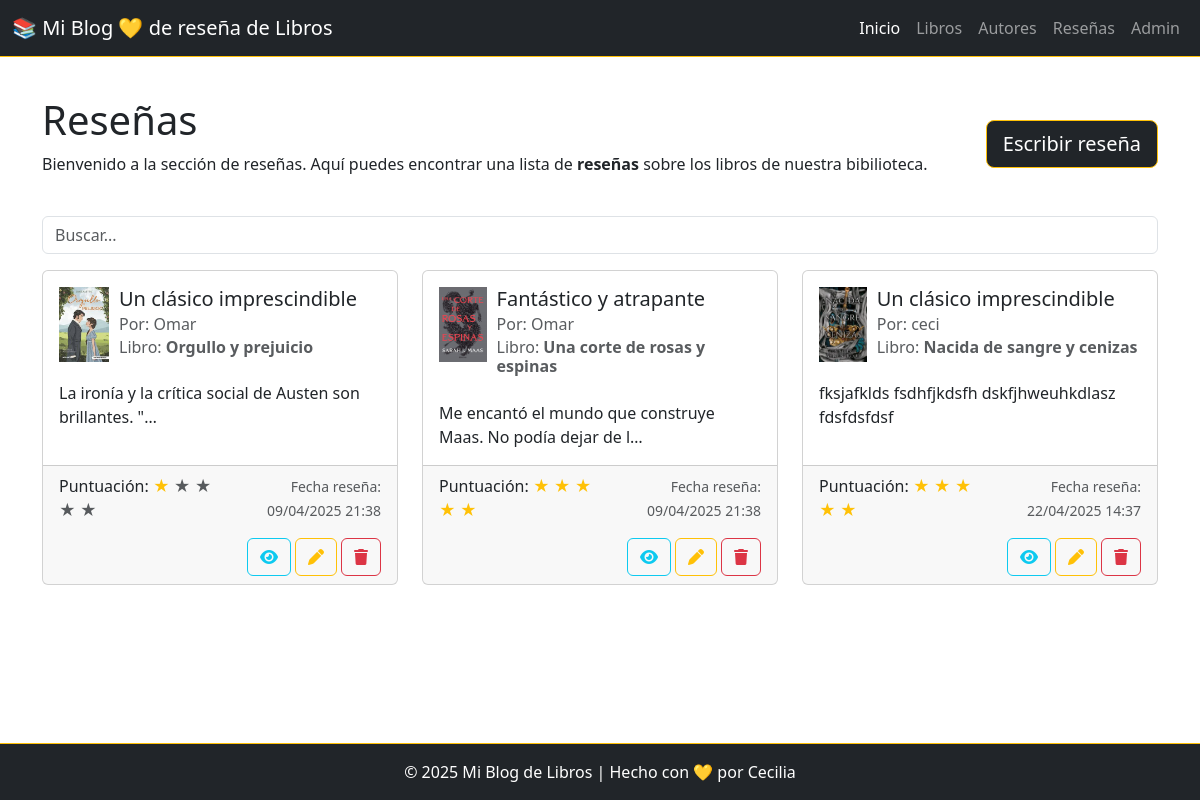
Screenshot of /libros/resenas/ with the database file from the repository.
### libros/models.py (models this page shows, shortened)
class Resena(models.Model):
    libro = models.ForeignKey(Libro, on_delete=models.CASCADE, related_name='resenas')
    usuario = models.ForeignKey(User, on_delete=models.CASCADE)
    titulo = models.CharField(max_length=100)
    contenido = models.TextField()
    puntuacion = models.IntegerField(choices=[(i, str(i)) for i in range(1, 6)])  # 1 a 5 estrellas
    fecha = models.DateTimeField(auto_now_add=True)

class Libro(models.Model):
    titulo = models.CharField(max_length=200)
    descripcion = models.TextField()
    autor_libro = models.ForeignKey(AutorLibro, on_delete=models.CASCADE, related_name='libros')
    fecha_publicacion = models.DateField()
    portada = models.ImageField(upload_to='libros/img/', blank=True, null=True)

### libros/views.py (the view)
# urls.py: path('resenas/', views.ResenaListView.as_view(), name='post_resenas'), # Listar reseñas
class ResenaListView(ListView):
    model = Resena
    template_name = 'libros/resena.html'
    context_object_name = 'resenas'
    def get_queryset(self):
        queryset = super().get_queryset()
        busqueda = self.request.GET.get('busquedaResena', None)
        if busqueda:
            queryset = queryset.filter(titulo__icontains=busqueda)
        for resena in queryset:
            resena.full_stars = [1] * resena.puntuacion
            resena.empty_stars = [1] * (5 - resena.puntuacion)
        return queryset

### libros/templates/libros/resena.html (shortened to what this page needs)
{% extends "libros/base.html" %}
{% block content %}
<div class="d-flex justify-content-between mb-4">
    <div>
        <h1>Reseñas</h1>
        <p>
            Bienvenido a la sección de reseñas. Aquí puedes encontrar una lista de <b>reseñas</b> sobre los libros de
            nuestra
            bibilioteca.
        </p>
    </div>
    <div class="mt-4">
        <a href="{% url 'libros:resena_create' %}" class="btn btn-dark btn-lg border border-1 border-warning">Escribir
            reseña</a>
    </div>
</div>
<form action="{% url 'libros:post_resenas' %}" method="get">
    <input type="text" name="busquedaResena" placeholder="Buscar..." type="submit" class="form-control mb-3">
</form>
<div class="row">
    {% for resena in resenas %}
    <div class="col-md-4 mb-4">
        <div class="card h-100">
            <div class="card-body">
                <div class="d-flex mb-3">
                    {% if resena.libro.portada %}
                    <img src="{{ resena.libro.portada.url }}" alt="{{ resena.libro.titulo }}" class="img-fluid"
                        style="max-width: 50px; max-height: 75px; margin-right: 10px;">
                    {% else %}
                    <img src="https://via.placeholder.com/50x75" alt="Portada no disponible" class="img-fluid"
                        style="max-width: 50px; max-height: 75px; margin-right: 10px;">
                    {% endif %}
                    <div>
                        <h5 class="card-title">{{ resena.titulo }}</h5>
                        <h6 class="card-subtitle mb-2 text-muted">Por: {{ resena.usuario.username }} </h6>
                        <h6 class="card-subtitle mb-2 text-muted"> Libro: <b>{{ resena.libro.titulo }}</b></h6>
                    </div>
                </div>
                <p class="card-text">{{ resena.contenido|truncatechars:60 }}</p>
            </div>
            <div class="card-footer">
                <div class="d-flex justify-content-between ">
                    <p class="card-text">Puntuación:
                        {% for i in resena.full_stars %}
                        <span class="text-warning">&#9733;</span>
                        {% endfor %}
                        {% for i in resena.empty_stars %}
                        <span class="text-muted">&#9733;</span>
                        {% endfor %}
                    </p>
                    <p class="card-text text-end">
                        <small class="text-muted">Fecha reseña: {{ resena.fecha|date:"d/m/Y H:i" }}</small>
                    </p>
                </div>
                <div class="d-flex justify-content-end">
                    <a class="btn btn-outline-info" href="{% url 'libros:resena_detail' resena.id %}">
                        <i class="fa fa-eye"></i>
                    </a>
                    <a class="btn btn-outline-warning mx-1" href="{% url 'libros:resena_update' resena.id %}">
                        <i class="fa fa-pen"></i>
                    </a>
                    <a class="btn btn-outline-danger" href="{% url 'libros:resena_delete' resena.id %}">
                        <i class="fa fa-trash"></i>
                    </a>
                </div>
            </div>
        </div>
    </div>
    {% empty %}
    <p>No hay reseñas disponibles.</p>
    {% endfor %}
</div>
{% endblock %}

### libros/templates/libros/base.html (style rules this page uses)
body { display: flex; min-height: 100vh; flex-direction: column; }

### rows the page displays
Resena: libro.portada (picture), titulo "Un clásico imprescindible", usuario.username "Omar", libro.titulo "Orgullo y prejuicio", contenido "La ironía y la crítica social de Austen son brillantes. \"…", fecha "09/04/2025 21:38"
Resena: libro.portada (picture), titulo "Fantástico y atrapante", usuario.username "Omar", libro.titulo "Una corte de rosas y espinas", contenido "Me encantó el mundo que construye Maas. No podía dejar de l…", fecha "09/04/2025 21:38"
Resena: libro.portada (picture), titulo "Un clásico imprescindible", usuario.username "ceci", libro.titulo "Nacida de sangre y cenizas", contenido "fksjafklds fsdhfjkdsfh dskfjhweuhkdlasz fdsfdsfdsf", fecha "22/04/2025 14:37"
